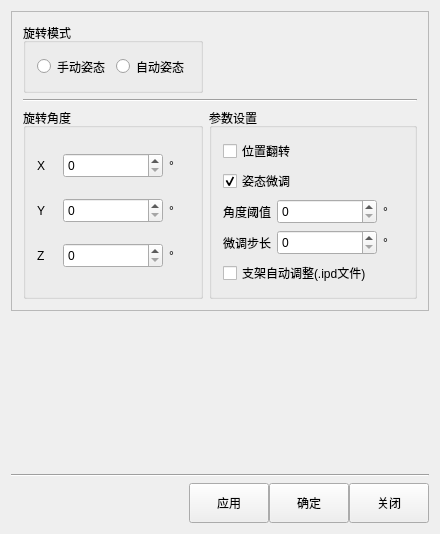
<?xml version="1.0" encoding="UTF-8"?>
<ui version="4.0">
 <class>RotateWidget</class>
 <widget class="QWidget" name="RotateWidget">
  <property name="geometry">
   <rect>
    <x>0</x>
    <y>0</y>
    <width>417</width>
    <height>534</height>
   </rect>
  </property>
  <property name="windowTitle">
   <string>旋转</string>
  </property>
  <layout class="QGridLayout" name="gridLayout_4">
   <property name="horizontalSpacing">
    <number>0</number>
   </property>
   <item row="2" column="0" colspan="4">
    <widget class="Line" name="line_2">
     <property name="orientation">
      <enum>Qt::Horizontal</enum>
     </property>
    </widget>
   </item>
   <item row="1" column="0">
    <spacer name="verticalSpacer">
     <property name="orientation">
      <enum>Qt::Vertical</enum>
     </property>
     <property name="sizeHint" stdset="0">
      <size>
       <width>20</width>
       <height>173</height>
      </size>
     </property>
    </spacer>
   </item>
   <item row="3" column="1">
    <widget class="QPushButton" name="pushButtonApply">
     <property name="minimumSize">
      <size>
       <width>75</width>
       <height>40</height>
      </size>
     </property>
     <property name="text">
      <string>应用</string>
     </property>
    </widget>
   </item>
   <item row="3" column="0">
    <spacer name="horizontalSpacer">
     <property name="orientation">
      <enum>Qt::Horizontal</enum>
     </property>
     <property name="sizeHint" stdset="0">
      <size>
       <width>171</width>
       <height>20</height>
      </size>
     </property>
    </spacer>
   </item>
   <item row="0" column="0" colspan="4">
    <widget class="QFrame" name="frame">
     <property name="frameShape">
      <enum>QFrame::StyledPanel</enum>
     </property>
     <property name="frameShadow">
      <enum>QFrame::Raised</enum>
     </property>
     <layout class="QGridLayout" name="gridLayout_3">
      <property name="horizontalSpacing">
       <number>6</number>
      </property>
      <item row="0" column="0">
       <widget class="QGroupBox" name="groupBoxMode">
        <property name="title">
         <string>旋转模式</string>
        </property>
        <layout class="QHBoxLayout" name="horizontalLayout">
         <item>
          <widget class="QRadioButton" name="radioButtonManual">
           <property name="minimumSize">
            <size>
             <width>0</width>
             <height>25</height>
            </size>
           </property>
           <property name="text">
            <string>手动姿态</string>
           </property>
           <property name="checked">
            <bool>false</bool>
           </property>
          </widget>
         </item>
         <item>
          <widget class="QRadioButton" name="radioButtonAuto">
           <property name="minimumSize">
            <size>
             <width>0</width>
             <height>25</height>
            </size>
           </property>
           <property name="text">
            <string>自动姿态</string>
           </property>
          </widget>
         </item>
        </layout>
       </widget>
      </item>
      <item row="1" column="0" colspan="2">
       <widget class="Line" name="line">
        <property name="orientation">
         <enum>Qt::Horizontal</enum>
        </property>
       </widget>
      </item>
      <item row="2" column="0">
       <widget class="QGroupBox" name="groupBoxManual">
        <property name="title">
         <string>旋转角度</string>
        </property>
        <layout class="QGridLayout" name="gridLayout">
         <item row="0" column="1">
          <widget class="QDoubleSpinBox" name="doubleSpinBoxX">
           <property name="minimumSize">
            <size>
             <width>100</width>
             <height>25</height>
            </size>
           </property>
           <property name="decimals">
            <number>0</number>
           </property>
          </widget>
         </item>
         <item row="2" column="1">
          <widget class="QDoubleSpinBox" name="doubleSpinBoxZ">
           <property name="minimumSize">
            <size>
             <width>100</width>
             <height>25</height>
            </size>
           </property>
           <property name="decimals">
            <number>0</number>
           </property>
          </widget>
         </item>
         <item row="1" column="0">
          <widget class="QLabel" name="labelY">
           <property name="minimumSize">
            <size>
             <width>20</width>
             <height>25</height>
            </size>
           </property>
           <property name="text">
            <string>Y</string>
           </property>
          </widget>
         </item>
         <item row="2" column="2">
          <widget class="QLabel" name="labelmm3">
           <property name="minimumSize">
            <size>
             <width>20</width>
             <height>25</height>
            </size>
           </property>
           <property name="text">
            <string>°</string>
           </property>
          </widget>
         </item>
         <item row="1" column="2">
          <widget class="QLabel" name="labelmm2">
           <property name="minimumSize">
            <size>
             <width>20</width>
             <height>25</height>
            </size>
           </property>
           <property name="text">
            <string>°</string>
           </property>
          </widget>
         </item>
         <item row="0" column="2">
          <widget class="QLabel" name="labelmm1">
           <property name="minimumSize">
            <size>
             <width>20</width>
             <height>25</height>
            </size>
           </property>
           <property name="text">
            <string>°</string>
           </property>
          </widget>
         </item>
         <item row="1" column="1">
          <widget class="QDoubleSpinBox" name="doubleSpinBoxY">
           <property name="minimumSize">
            <size>
             <width>100</width>
             <height>25</height>
            </size>
           </property>
           <property name="decimals">
            <number>0</number>
           </property>
          </widget>
         </item>
         <item row="0" column="0">
          <widget class="QLabel" name="labelX">
           <property name="minimumSize">
            <size>
             <width>20</width>
             <height>25</height>
            </size>
           </property>
           <property name="text">
            <string>X</string>
           </property>
          </widget>
         </item>
         <item row="2" column="0">
          <widget class="QLabel" name="labelZ">
           <property name="minimumSize">
            <size>
             <width>20</width>
             <height>25</height>
            </size>
           </property>
           <property name="text">
            <string>Z</string>
           </property>
          </widget>
         </item>
        </layout>
       </widget>
      </item>
      <item row="2" column="1">
       <widget class="QGroupBox" name="groupBoxAuto">
        <property name="title">
         <string>参数设置</string>
        </property>
        <layout class="QGridLayout" name="gridLayout_2">
         <item row="2" column="1">
          <widget class="QDoubleSpinBox" name="doubleSpinBoxAngle">
           <property name="minimumSize">
            <size>
             <width>100</width>
             <height>25</height>
            </size>
           </property>
           <property name="decimals">
            <number>0</number>
           </property>
          </widget>
         </item>
         <item row="3" column="0">
          <widget class="QLabel" name="labelCircle">
           <property name="minimumSize">
            <size>
             <width>0</width>
             <height>25</height>
            </size>
           </property>
           <property name="text">
            <string>微调步长</string>
           </property>
          </widget>
         </item>
         <item row="2" column="2">
          <widget class="QLabel" name="labelmm1_2">
           <property name="minimumSize">
            <size>
             <width>20</width>
             <height>25</height>
            </size>
           </property>
           <property name="text">
            <string>°</string>
           </property>
          </widget>
         </item>
         <item row="3" column="2">
          <widget class="QLabel" name="labelmm2_2">
           <property name="minimumSize">
            <size>
             <width>20</width>
             <height>25</height>
            </size>
           </property>
           <property name="text">
            <string>°</string>
           </property>
          </widget>
         </item>
         <item row="1" column="0" colspan="2">
          <widget class="QCheckBox" name="checkBoxAjust">
           <property name="text">
            <string>姿态微调</string>
           </property>
           <property name="checked">
            <bool>true</bool>
           </property>
          </widget>
         </item>
         <item row="2" column="0">
          <widget class="QLabel" name="labelAngle">
           <property name="minimumSize">
            <size>
             <width>0</width>
             <height>25</height>
            </size>
           </property>
           <property name="text">
            <string>角度阈值</string>
           </property>
          </widget>
         </item>
         <item row="0" column="0" colspan="2">
          <widget class="QCheckBox" name="checkBoxFlip">
           <property name="text">
            <string>位置翻转</string>
           </property>
          </widget>
         </item>
         <item row="3" column="1">
          <widget class="QDoubleSpinBox" name="doubleSpinBoxCircle">
           <property name="minimumSize">
            <size>
             <width>100</width>
             <height>25</height>
            </size>
           </property>
           <property name="decimals">
            <number>0</number>
           </property>
          </widget>
         </item>
         <item row="4" column="0" colspan="2">
          <widget class="QCheckBox" name="checkBoxAutoAujst">
           <property name="text">
            <string>支架自动调整(.ipd文件)</string>
           </property>
          </widget>
         </item>
        </layout>
       </widget>
      </item>
     </layout>
    </widget>
   </item>
   <item row="3" column="3">
    <widget class="QPushButton" name="pushButtonClose">
     <property name="minimumSize">
      <size>
       <width>75</width>
       <height>40</height>
      </size>
     </property>
     <property name="text">
      <string>关闭</string>
     </property>
    </widget>
   </item>
   <item row="3" column="2">
    <widget class="QPushButton" name="pushButtonOK">
     <property name="minimumSize">
      <size>
       <width>75</width>
       <height>40</height>
      </size>
     </property>
     <property name="text">
      <string>确定</string>
     </property>
    </widget>
   </item>
  </layout>
 </widget>
 <layoutdefault spacing="6" margin="11"/>
 <resources/>
 <connections/>
</ui>
